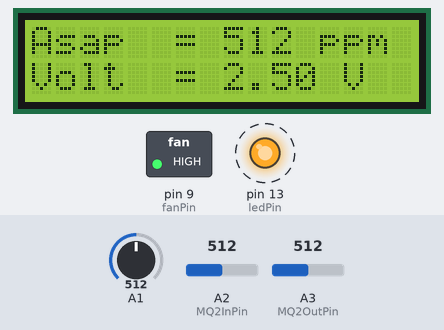
This sketch was run on a simulated Arduino Uno, built with avr-gcc and run on an emulated ATmega328P. Parts: 16×2 character LCD, switched loads named in the sketch (green lamp = pin HIGH), output pins drawn as LEDs (lit = HIGH). Dashed ring = blinking. Inputs (shaded band) come from the test bench; at power-on: A2 (MQ2InPin) = 512, A1 = 512, A3 (MQ2OutPin) = 512. What the sketch prints to the serial monitor is not drawn.

Above: at 1.2 s.
1.3 s: A2 (MQ2InPin) set to 491
At 1.7 s:
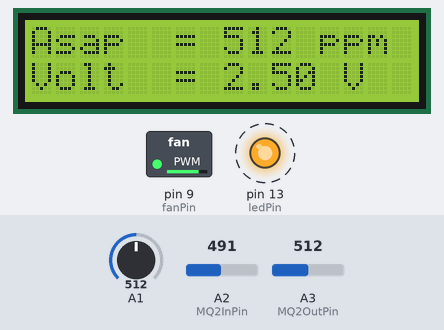
3.4 s: A2 (MQ2InPin) set to 167
At 4.5 s:
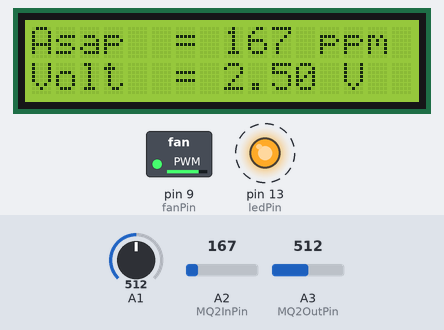
5.6 s: A2 (MQ2InPin) set to 144
At 6.4 s:
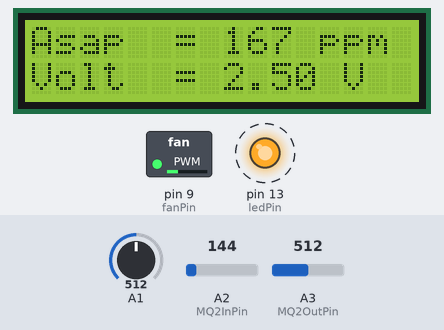
8.6 s: A2 (MQ2InPin) set to 110
At 10.9 s:
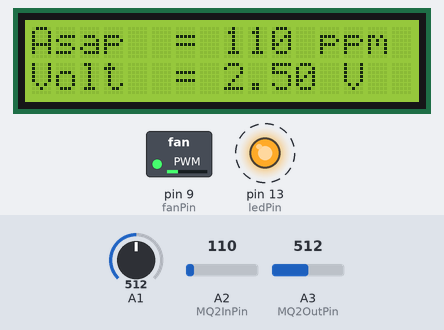
11.6 s: A2 (MQ2InPin) set to 93
At 13.7 s:
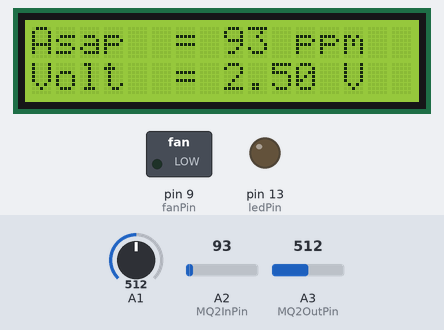
14.6 s: A1 set to 490
At 16.7 s:
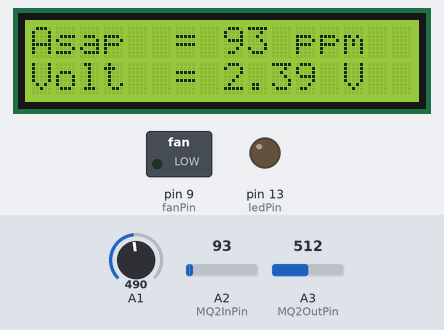
Timing chart, 0 to 18.0 s (numbered marks = the images above; inputs shaded):
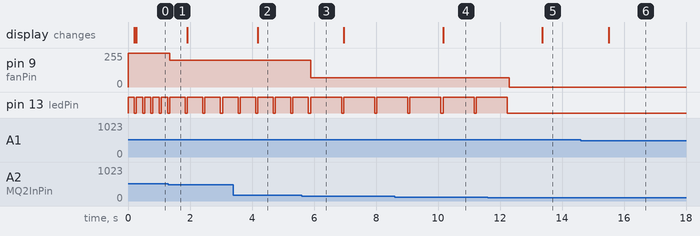

Measured:
- the behaviour switches between 501 and 500 on A2 (MQ2InPin) (found by bisection; images 0 and 1)
- the behaviour switches between 151 and 150 on A2 (MQ2InPin) (found by bisection; images 2 and 3)
- the behaviour switches between 100 and 99 on A2 (MQ2InPin) (found by bisection; images 4 and 5)
- after the input at 1.3 s, pin 9 (fanPin): 255/255 → 200/255 at once; pin 13 (ledPin): alternates HIGH for 0.50 s and LOW for 0.07 s, starting after 0.54 s
- after the input at 3.4 s, the display: changes after 0.79 s (image 2)
- after the input at 5.6 s, pin 9 (fanPin): 200/255 → 70/255 after 0.29 s; pin 13 (ledPin): alternates HIGH for 1.0 s and LOW for 0.07 s, starting after 1.3 s
- after the input at 8.6 s, the display: changes after 1.6 s (image 4)
- after the input at 11.6 s, pin 9 (fanPin): 70/255 → 0/255 after 0.70 s; pin 13 (ledPin): goes on until 12.2 s, then stays LOW; the display: changes after 1.8 s (image 5)
- after the input at 14.6 s, the display: changes after 0.91 s (image 6)

The sketch:

ASAP.ino
```cpp
#include <LiquidCrystal.h>
LiquidCrystal lcd(12, 11, 5, 4, 3, 2);
const int MQ2InPin = A2;
const int MQ2OutPin = A3;
const int ledPin = 13;
const int fanPin = 9;

float fanValue = 0;
float fanValue1 = 0;
int in2Value = 0;
int out2Value = 0;
int sensorFan = 0;

void setup() {
  // initialize serial communications at 9600 bps:
  Serial.begin(9600);
  pinMode(ledPin, OUTPUT);
  pinMode(fanPin, OUTPUT);
}

void loop() {
  in2Value = analogRead(MQ2InPin);
  out2Value = analogRead(MQ2OutPin);
  Serial.print("In : ");
  Serial.println(in2Value);
  if (in2Value >= 100 && in2Value <= 150) {
    //PWMValue
    analogWrite(fanPin, 70);
    //LED
    digitalWrite(ledPin, HIGH);
    delay(1000);
    digitalWrite(ledPin, LOW);

  } else if (in2Value > 150 && in2Value <= 500){
    //PWMValue
    analogWrite(fanPin, 200);
    //LED
    digitalWrite(ledPin, HIGH);
    delay(500);
    digitalWrite(ledPin, LOW);
  } else if (in2Value > 500) {
    //PWMValue
    analogWrite(fanPin, 255);
    //LED
    digitalWrite(ledPin, HIGH);
    delay(200);
    digitalWrite(ledPin, LOW);
  }
  else {
    //PWMValue
    digitalWrite(fanPin,LOW );
    digitalWrite(ledPin, LOW);
    delay(1000);
  }
  analogRead(9);
  //Deteksi Voltage
  fanValue = analogRead (fanPin);
  fanValue1 = analogRead(fanPin);
  Serial.println(fanValue1);
  fanValue = fanValue * (5.0 / 1023);
  Serial.println (fanValue);
  Serial.print("outmq = " );
  Serial.println(out2Value);
  lcd.begin(16, 2);
  lcd.print("Asap  = ");
  lcd.print(in2Value);
  lcd.print(" ppm");
  lcd.setCursor(0, 1);
  lcd.print("Volt  = ");
  lcd.print(fanValue);
  lcd.print(" V");

}
```
